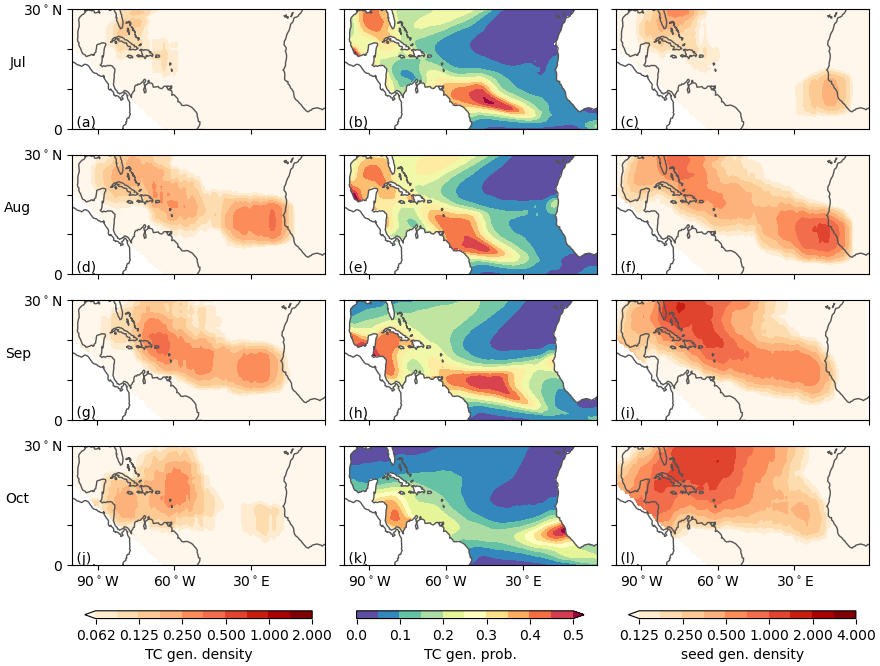

Source code (Python):
#!/usr/bin/env python
# Wenchang Yang (wenchang@princeton.edu)
# Thu Jun 11 16:29:29 EDT 2020
if __name__ == '__main__':
    from misc.timer import Timer
    tt = Timer(f'start {__file__}')
import sys, os.path, os, glob
import xarray as xr, numpy as np, pandas as pd
#import matplotlib.pyplot as plt
#more imports
from geoplots import mapplot
#
if __name__ == '__main__':
    tt.check('end import')
#
#start from here
dfile = __file__.replace('.py', '.tcgenesis.nc')
if os.path.exists(dfile):
    tc = xr.open_dataarray(dfile)
    print('[loaded]:', dfile)
else:
    from AM2p5C360.data_TCgenesis_map_mclim import mclim as tc
    tc.to_dataset(name='tcgenesis').to_netcdf(dfile)
    print('[saved]:', dfile)
dfile = __file__.replace('.py', '.p.nc')
if os.path.exists(dfile):
    p = xr.open_dataarray(dfile)
    print('[loaded]:', dfile)
else:
    from AM2p5C360.data_pTang_map_mclim import mclim as p
    p.to_dataset(name='p').to_netcdf(dfile)
    print('[saved]:', dfile)
dfile = __file__.replace('.py', '.seed.nc')
if os.path.exists(dfile):
    seed = xr.open_dataarray(dfile)
    print('[loaded]:', dfile)
else:
    from AM2p5C360.data_seedgenesis_map_mclim_rainy import mclim as seed
    seed.to_dataset(name='seed').to_netcdf(dfile)
    print('[saved]:', dfile)
sel_region = lambda x: x.sel(lon=slice(260, 360), lat=slice(0,30)).where(x.lon+x.lat*35/20>295)
sel_region_r = lambda x: x.sel(lon=slice(260, 360), lat=slice(30,0)).where(x.lon+x.lat*35/20>295) #for ERA5 p

 
 
if __name__ == '__main__':
    from wyconfig import * #my plot settings
    import calendar
    from geoplots import mapplot
    plt.close()
    fig, axes = plt.subplots(4, 3, figsize=(8*1.1,5/3*4), sharex=True, sharey=True, dpi=100)
    #figname = __file__.replace('.py', f'_{tt.today()}.png')
    months = range(7, 10+1)
    # columns of TC genesis
    da = tc.pipe(sel_region)
    levels=2.**np.arange(-4, 1.1, 0.5)
    cmap = 'OrRd'
    cbar_on = False
    label = 'TC gen. density'
    for i,mon in enumerate(months):
        ax = axes[i, 0]
        im = da.sel(month=mon).plot.contourf(ax=ax, cmap=cmap, levels=levels, add_colorbar=cbar_on)
        plt.sca(ax)
        mapplot()
    fig.colorbar(im, ax=axes[:, 0], label=label, orientation='horizontal', shrink=0.9)

    #columns of HiRAM p
    da = p.pipe(sel_region)
    levels=np.arange(0, 0.51, 0.05)
    cmap = 'Spectral_r'
    cbar_on = False
    label = 'TC gen. prob.'
    for i,mon in enumerate(months):
        ax = axes[i, 1]
        im = da.sel(month=mon).plot.contourf(ax=ax, cmap=cmap, levels=levels, add_colorbar=cbar_on)
        plt.sca(ax)
        mapplot()
    fig.colorbar(im, ax=axes[:, 1], label=label, orientation='horizontal', shrink=0.9)
    

    #columns of HiRAM seed
    da = seed.pipe(sel_region)
    levels=2.**np.arange(-2-1, 3.1-1, 0.5)
    cmap = 'OrRd'
    cbar_on = False
    label = 'seed gen. density'
    for i,mon in enumerate(months):
        ax = axes[i, 2]
        im = da.sel(month=mon).plot.contourf(ax=ax, cmap=cmap, levels=levels, add_colorbar=cbar_on)
        plt.sca(ax)
        mapplot()
    fig.colorbar(im, ax=axes[:, 2], label=label, orientation='horizontal', shrink=0.9)


    for ax,s in zip(axes.flat,list('abcdefghijkl')):
        ax.set_title('')
        ax.set_xlabel('')
        ax.set_ylabel('')
        ax.text(0, 0, f' ({s})', transform=ax.transAxes, va='bottom')
    for mon,ax in zip(months, axes[:, 0]):
        #ax.text(1, 1, calendar.month_abbr[mon], ha='right', va='top', transform=ax.transAxes)
        ax.set_ylabel(calendar.month_abbr[mon], rotation=0)
        ax.set_yticks(range(0,31,10))
        ax.set_yticklabels(['0', '', '', '30$^\circ$N'])
    for mon,ax in zip(months, axes[2, :]):
        ax.set_xticks(range(270,361,30))
        ax.set_xticklabels(['90$^\circ$W', '60$^\circ$W', '30$^\circ$E', '0'])

    figname = __file__.replace('.py', '.png')
    if len(sys.argv) > 1 and sys.argv[1] == 'savefig':
        wysavefig(figname)

    tt.check(f'**Done**')
    plt.show()
    
